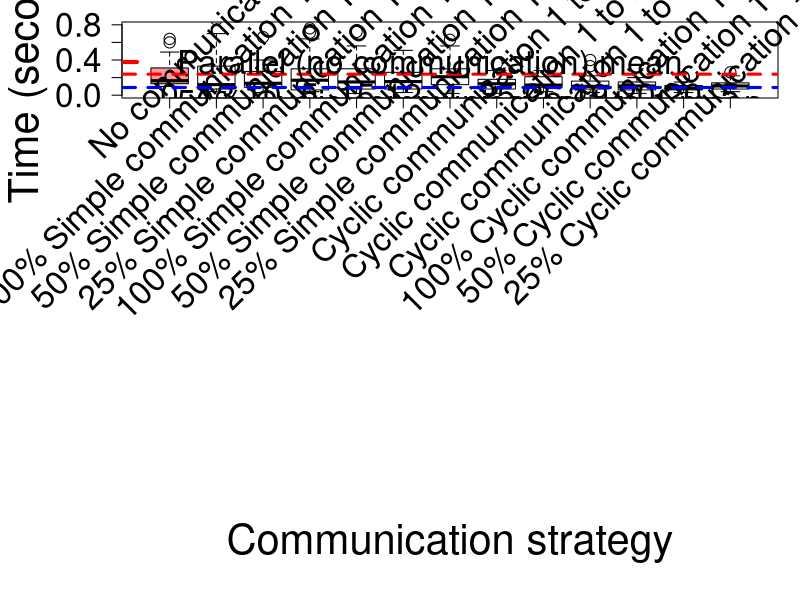

Write the R code that produced this figure.
par=c(0.310,0.290,0.150,0.110,0.310,0.180,0.160,0.340,0.160,0.600,0.130,0.120,0.130,0.120,0.110,0.150,0.640,0.230,0.370,0.100,0.130,0.320,0.490,0.160,0.290,0.170,0.150,0.110,0.320,0.310)
com11_100=c(0.080,0.040,0.080,0.080,0.130,0.410,0.360,0.240,0.040,0.050,0.190,0.140,0.050,0.340,0.080,0.860,0.070,0.120,0.120,0.130,0.060,0.040,0.390,0.090,0.400,0.330,0.320,0.700,0.050,0.080)
com11_50=c(0.060,0.320,0.080,0.200,0.270,0.120,0.150,0.220,0.270,0.070,0.350,0.660,0.110,0.030,0.170,0.050,0.300,0.090,0.090,0.080,0.140,0.150,0.090,0.400,0.270,0.100,0.120,0.260,0.130,0.060)
com11_25=c(0.360,0.640,0.060,0.050,0.160,0.710,0.290,0.310,0.060,0.050,0.150,0.110,0.470,0.110,0.220,0.080,0.040,0.200,0.230,0.300,0.040,0.320,0.050,0.290,0.760,0.040,0.060,0.050,0.280,0.180)
com1n_100=c(0.050,0.040,0.180,0.080,0.060,0.160,0.720,0.120,0.050,0.150,0.060,0.170,0.150,0.320,0.470,0.070,0.020,0.270,0.050,0.230,0.140,0.120,0.100,0.130,0.560,0.330,0.150,0.300,0.370,0.480)
com1n_50=c(0.040,0.080,0.050,0.270,0.280,0.030,0.070,0.140,0.070,0.340,0.260,0.120,0.200,0.150,0.190,0.060,0.180,0.170,0.290,0.070,0.220,0.230,0.070,0.400,0.430,0.510,0.110,0.090,0.070,0.160)
com1n_25=c(0.100,0.090,0.020,0.240,0.210,0.240,0.120,0.060,0.380,0.120,0.120,0.130,0.560,0.560,0.320,0.240,0.320,0.100,0.170,0.630,0.070,0.240,0.190,0.210,0.260,0.250,0.300,0.210,0.530,0.080)
com1n_v2=c(0.230,0.250,0.360,0.180,0.190,0.070,0.090,0.180,0.170,0.160,0.030,0.070,0.020,0.050,0.080,0.050,0.270,0.160,0.090,0.130,0.140,0.280,0.070,0.080,0.050,0.180,0.120,0.090,0.130,0.140)
com1n2_v2=c(0.200,0.270,0.110,0.220,0.210,0.190,0.280,0.220,0.100,0.150,0.240,0.080,0.040,0.090,0.050,0.040,0.110,0.090,0.130,0.180,0.180,0.100,0.070,0.070,0.270,0.120,0.100,0.100,0.070,0.250)
com1n4_v2=c(0.060,0.070,0.030,0.170,0.160,0.100,0.080,0.160,0.160,0.080,0.050,0.110,0.140,0.080,0.070,0.210,0.330,0.200,0.150,0.150,0.080,0.080,0.100,0.110,0.060,0.060,0.090,0.070,0.220,0.400)
com11_100_v2=c(0.130,0.110,0.120,0.140,0.190,0.040,0.060,0.060,0.040,0.120,0.180,0.200,0.120,0.090,0.070,0.020,0.100,0.080,0.030,0.040,0.040,0.200,0.180,0.180,0.030,0.060,0.150,0.200,0.060,0.130)
com11_50_v2=c(0.040,0.040,0.120,0.080,0.030,0.110,0.060,0.090,0.080,0.130,0.050,0.140,0.200,0.060,0.090,0.060,0.050,0.080,0.080,0.150,0.070,0.090,0.100,0.210,0.070,0.080,0.090,0.040,0.030,0.110)
com11_25_v2=c(0.260,0.180,0.060,0.070,0.200,0.070,0.160,0.100,0.090,0.100,0.140,0.080,0.060,0.060,0.070,0.080,0.200,0.140,0.120,0.040,0.130,0.140,0.160,0.100,0.120,0.110,0.080,0.220,0.140,0.070)

data<-data.frame(par, com11_100,com11_50,com11_25,com1n_100,com1n_50,com1n_25,com1n_v2,com1n2_v2,com1n4_v2,com11_100_v2,com11_50_v2,com11_25_v2)

dev=pdf("g5_comm_BP.pdf", height=17, width=21)
par(cex.axis=2)
par(mar=c(25,6,1,1)+.1)
p_ylim=c(0,0.8);

col_par_box <- rgb(1, 153/255, 153/255, 1)
col_comm_box <- rgb(102/255, 178/255, 1, 1)


col_boxes = c(col_par_box,rep.int("white",10),col_comm_box,"white")

lablist= c("                       No communication",
			  "100% Simple communication 1 to 1",
           " 50% Simple communication 1 to 1",
			  " 25% Simple communication 1 to 1",
			  "100% Simple communication 1 to n",
			  " 50% Simple communication 1 to n",
			  " 25% Simple communication 1 to n",
			  "     Cyclic communication 1 to n",
			  "   Cyclic communication 1 to n/2",
			  "   Cyclic communication 1 to n/4",
			  "100% Cyclic communication 1 to 1",
			  " 50% Cyclic communication 1 to 1",
			  " 25% Cyclic communication 1 to 1")
boxplot(data, las = 2, names = c(rep.int("",13)), cex = 1.5, ylim=p_ylim, col=col_boxes)
text(x=c(1:13), y=rep.int(0,13), cex=2, labels=c("0","13","10","5","15","12","4","25", "26", "19", "20", "20", "5"))
text(x = seq(-0.2,11.8,by=1), par("usr")[3] - 0.15, labels = lablist, srt = 45, adj= 2, pos = 1, xpd = TRUE, cex=2)

x <- c(0:14)
lines(x, rep.int(mean(par), 15), col="red", lwd=3, lty=2)
lines(x, rep.int(mean(com11_50_v2), 15), col="blue", lwd=3, , lty=2)

legend(	'topright', 
			c("Parallel (no communication) mean", "50% Cyclic communication 1 to 1 mean"), 
			lty=2, lwd=4,
			col=c("red", "blue"), 
			bty='n', # box type around legend
			pch = c(NA, NA),
			cex=2)

mtext("Communication strategy", side=1, line=22, cex=2.5)
mtext("Time (seconds)", side=2, line=4, cex=2.5)
dev.off()

